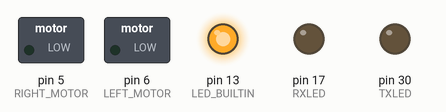
The sketch below on a simulated Arduino Mega 2560, built with avr-gcc and run on an emulated ATmega2560. Shown: switched loads named in the sketch (green lamp = pin HIGH), output pins drawn as LEDs (lit = HIGH).

Above: at 0.6 s.
At 1.6 s:
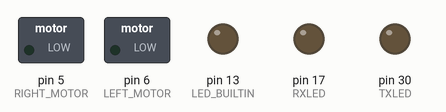
At 2.6 s:
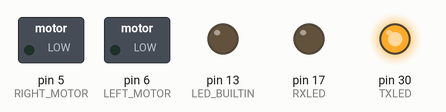
At 5.0 s:
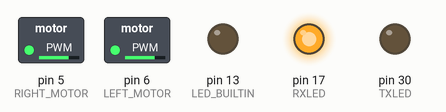
At 14.5 s:
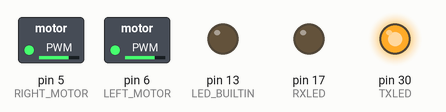
At 24.6 s:
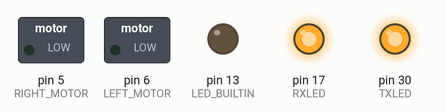
Timing chart, 0 to 26.1 s (numbered marks = the images above):
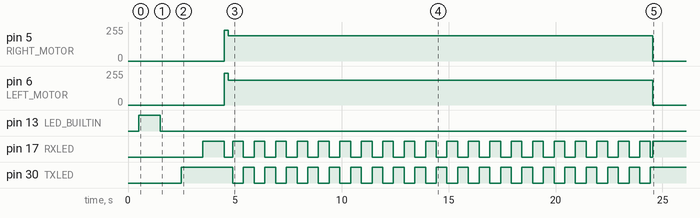

Measured:
- by itself, pin 5 (RIGHT_MOTOR): 0/255 → 230/255 at 4.5 s, → 189/255 0.20 s later, → 0/255 19.8 s later
- by itself, pin 6 (LEFT_MOTOR): 0/255 → 240/255 at 4.5 s, → 187/255 0.20 s later, → 0/255 19.8 s later
- by itself, pin 17 (RXLED): goes LOW 0.40 s, 19 × (HIGH 0.50 s, LOW 0.50 s), HIGH 0.50 s, LOW 0.10 s, then HIGH
- by itself, pin 30 (TXLED): alternates HIGH for 0.50 s and LOW for 0.50 s, 40 changes in all, then stays HIGH

The sketch:

open_loop.ino
```cpp
#define LEFT_MOTOR                  6
#define RIGHT_MOTOR                 5

#define RXLED 17
#define TXLED 30

#define RUN_TIME                    (20*1000)
#define SAMPLING_INTERVAL           100
#define SAMPLE_LEN                  (RUN_TIME/SAMPLING_INTERVAL)

#define JOLT_STEPS                  2

int step_num = 0;

/*---------------------------*/
/*      CODE BLOCK CON1      */
/*---------------------------*/
float theta_left = 0.1911;
float theta_right = 0.2528;
float beta_left = -49.11;
float beta_right = -37.07;
float v_star = 84.9;

// PWM inputs to jolt the car straight
int left_jolt = 240;
int right_jolt = 230;
/*---------------------------*/
/*---------------------------*/
/*---------------------------*/

/*---------------------------*/
/*      CODE BLOCK CON2      */
/*---------------------------*/
float driveStraight_left(float v_star) {
  float u_l = (v_star + beta_left)/theta_left;
  return u_l;
}

float driveStraight_right(float v_star) {
  float u_r = (v_star + beta_right)/theta_right;
  return u_r;
}
/*---------------------------*/
/*---------------------------*/
/*---------------------------*/

void setup() {
  Serial.begin(38400);

  pinMode(LEFT_MOTOR, OUTPUT);
  pinMode(RIGHT_MOTOR, OUTPUT);

  pinMode(LED_BUILTIN, OUTPUT);
  pinMode(RXLED, OUTPUT);
  pinMode(TXLED, OUTPUT);
  delay(500);

  write_pwm(0, 0);
  digitalWrite(LED_BUILTIN, HIGH);
  digitalWrite(TXLED, LOW);
  digitalWrite(RXLED, LOW);
  delay(1000);
  digitalWrite(LED_BUILTIN, LOW);
  delay(1000);
  digitalWrite(TXLED, HIGH);
  delay(1000);
  digitalWrite(RXLED, HIGH);
  delay(1000);
}

void loop() {
  if (step_num < JOLT_STEPS) {
    write_pwm(left_jolt, right_jolt);
    step_num++;

    digitalWrite(RXLED, (step_num / 5) % 2);
    digitalWrite(TXLED, ((step_num / 5) + 1) % 2);
  }
  else if (step_num < SAMPLE_LEN) {
    /*---------------------------*/
    /*      CODE BLOCK CON3      */
    /*---------------------------*/
    // Attempt to drive straight using open loop control
    // Compute the PWM input required for each wheel based on v_star
    int left_cur_pwm = driveStraight_left(v_star);
    int right_cur_pwm = driveStraight_right(v_star);
    /*---------------------------*/
    /*---------------------------*/
    /*---------------------------*/

    write_pwm(left_cur_pwm, right_cur_pwm);
    step_num++;

    digitalWrite(RXLED, (step_num / 5) % 2);
    digitalWrite(TXLED, ((step_num / 5) + 1) % 2);
  }
  else {
    write_pwm(0, 0);
    digitalWrite(RXLED, HIGH);
    digitalWrite(TXLED, HIGH);
  }
  delay(SAMPLING_INTERVAL);
}

/*---------------------------*/
/*     Helper functions      */
/*---------------------------*/

void write_pwm(int pwm_left, int pwm_right) {
  analogWrite(LEFT_MOTOR, (int) min(max(0, pwm_left), 255));
  analogWrite(RIGHT_MOTOR, (int) min(max(0, pwm_right), 255));
}
```
